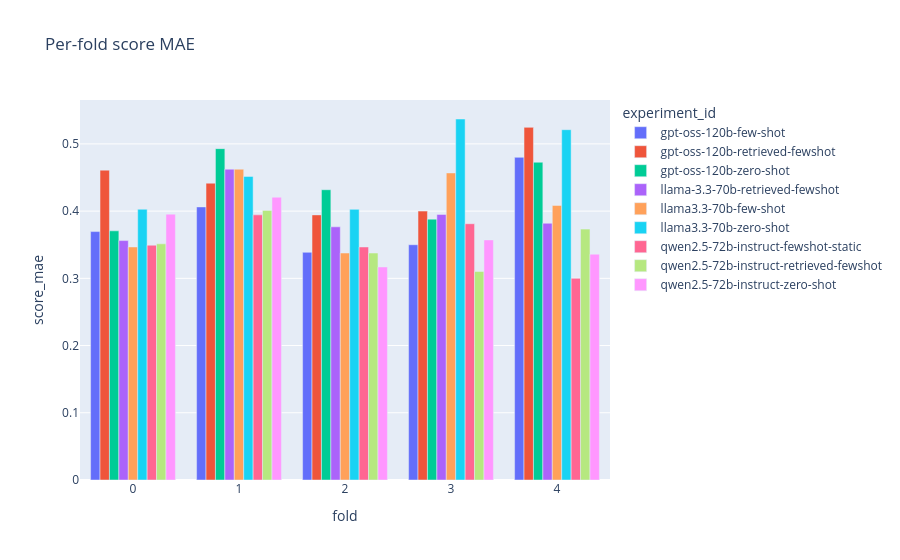

Notebook cell for this chart:
### Markdown cell above
## 5. Per-fold breakdown

If one fold is markedly worse than the others, suspect either dataset imbalance or a bug in the leakage masking. Both worth knowing before paper claims.

### Code cell
rows = []
for eid, df in runs.items():
    rel = relevant_rows(df).dropna(subset=["pred_score"])
    for fold, sub in rel.groupby("fold"):
        if sub.empty:
            continue
        rep = regression_report(sub["gt_score"], sub["pred_score"])
        emo_acc = (
            float((sub["pred_emotion"] == sub["gt_emotion"]).mean())
            if "pred_emotion" in sub.columns else float("nan")
        )
        rows.append({
            "experiment_id": eid,
            "fold": int(fold),
            "n": len(sub),
            "score_mae": rep.mae,
            "emotion_accuracy": emo_acc,
        })
fold_df = pd.DataFrame(rows)
if fold_df.empty:
    print("no per-fold data")
else:
    display(fold_df.sort_values(["experiment_id", "fold"]).reset_index(drop=True))
    fig = px.bar(
        fold_df, x="fold", y="score_mae", color="experiment_id",
        barmode="group", title="Per-fold score MAE",
    )
    fig.show()

### Figure 1 — Plotly figure (JSON) as saved in the notebook; plotly's stock layout.template omitted (floating-point values rounded to 4 significant figures)
{"data": [{"alignmentgroup": "True", "hovertemplate": "experiment_id=gpt-oss-120b-few-shot<br>fold=%{x}<br>score_mae=%{y}<extra></extra>", "legendgroup": "gpt-oss-120b-few-shot", "marker": {"color": "#636efa", "pattern": {"shape": ""}}, "name": "gpt-oss-120b-few-shot", "offsetgroup": "gpt-oss-120b-few-shot", "orientation": "v", "showlegend": true, "textposition": "auto", "type": "bar", "x": [0, 1, 2, 3, 4], "xaxis": "x", "y": [0.3696, 0.4062, 0.3387, 0.35, 0.48], "yaxis": "y"}, {"alignmentgroup": "True", "hovertemplate": "experiment_id=gpt-oss-120b-retrieved-fewshot<br>fold=%{x}<br>score_mae=%{y}<extra></extra>", "legendgroup": "gpt-oss-120b-retrieved-fewshot", "marker": {"color": "#EF553B", "pattern": {"shape": ""}}, "name": "gpt-oss-120b-retrieved-fewshot", "offsetgroup": "gpt-oss-120b-retrieved-fewshot", "orientation": "v", "showlegend": true, "textposition": "auto", "type": "bar", "x": [0, 1, 2, 3, 4], "xaxis": "x", "y": [0.4609, 0.4416, 0.3944, 0.4, 0.5246], "yaxis": "y"}, {"alignmentgroup": "True", "hovertemplate": "experiment_id=gpt-oss-120b-zero-shot<br>fold=%{x}<br>score_mae=%{y}<extra></extra>", "legendgroup": "gpt-oss-120b-zero-shot", "marker": {"color": "#00cc96", "pattern": {"shape": ""}}, "name": "gpt-oss-120b-zero-shot", "offsetgroup": "gpt-oss-120b-zero-shot", "orientation": "v", "showlegend": true, "textposition": "auto", "type": "bar", "x": [0, 1, 2, 3, 4], "xaxis": "x", "y": [0.3707, 0.493, 0.4318, 0.3881, 0.4727], "yaxis": "y"}, {"alignmentgroup": "True", "hovertemplate": "experiment_id=llama-3.3-70b-retrieved-fewshot<br>fold=%{x}<br>score_mae=%{y}<extra></extra>", "legendgroup": "llama-3.3-70b-retrieved-fewshot", "marker": {"color": "#ab63fa", "pattern": {"shape": ""}}, "name": "llama-3.3-70b-retrieved-fewshot", "offsetgroup": "llama-3.3-70b-retrieved-fewshot", "orientation": "v", "showlegend": true, "textposition": "auto", "type": "bar", "x": [0, 1, 2, 3, 4], "xaxis": "x", "y": [0.3562, 0.4624, 0.3766, 0.3951, 0.3819], "yaxis": "y"}, {"alignmentgroup": "True", "hovertemplate": "experiment_id=llama3.3-70b-few-shot<br>fold=%{x}<br>score_mae=%{y}<extra></extra>", "legendgroup": "llama3.3-70b-few-shot", "marker": {"color": "#FFA15A", "pattern": {"shape": ""}}, "name": "llama3.3-70b-few-shot", "offsetgroup": "llama3.3-70b-few-shot", "orientation": "v", "showlegend": true, "textposition": "auto", "type": "bar", "x": [0, 1, 2, 3, 4], "xaxis": "x", "y": [0.3467, 0.4624, 0.3377, 0.4568, 0.4085], "yaxis": "y"}, {"alignmentgroup": "True", "hovertemplate": "experiment_id=llama3.3-70b-zero-shot<br>fold=%{x}<br>score_mae=%{y}<extra></extra>", "legendgroup": "llama3.3-70b-zero-shot", "marker": {"color": "#19d3f3", "pattern": {"shape": ""}}, "name": "llama3.3-70b-zero-shot", "offsetgroup": "llama3.3-70b-zero-shot", "orientation": "v", "showlegend": true, "textposition": "auto", "type": "bar", "x": [0, 1, 2, 3, 4], "xaxis": "x", "y": [0.4028, 0.4516, 0.4026, 0.537, 0.5211], "yaxis": "y"}, {"alignmentgroup": "True", "hovertemplate": "experiment_id=qwen2.5-72b-instruct-fewshot-static<br>fold=%{x}<br>score_mae=%{y}<extra></extra>", "legendgroup": "qwen2.5-72b-instruct-fewshot-static", "marker": {"color": "#FF6692", "pattern": {"shape": ""}}, "name": "qwen2.5-72b-instruct-fewshot-static", "offsetgroup": "qwen2.5-72b-instruct-fewshot-static", "orientation": "v", "showlegend": true, "textposition": "auto", "type": "bar", "x": [0, 1, 2, 3, 4], "xaxis": "x", "y": [0.3493, 0.3944, 0.3467, 0.3812, 0.3], "yaxis": "y"}, {"alignmentgroup": "True", "hovertemplate": "experiment_id=qwen2.5-72b-instruct-retrieved-fewshot<br>fold=%{x}<br>score_mae=%{y}<extra></extra>", "legendgroup": "qwen2.5-72b-instruct-retrieved-fewshot", "marker": {"color": "#B6E880", "pattern": {"shape": ""}}, "name": "qwen2.5-72b-instruct-retrieved-fewshot", "offsetgroup": "qwen2.5-72b-instruct-retrieved-fewshot", "orientation": "v", "showlegend": true, "textposition": "auto", "type": "bar", "x": [0, 1, 2, 3, 4], "xaxis": "x", "y": [0.3514, 0.4011, 0.3377, 0.3101, 0.3732], "yaxis": "y"}, {"alignmentgroup": "True", "hovertemplate": "experiment_id=qwen2.5-72b-instruct-zero-shot<br>fold=%{x}<br>score_mae=%{y}<extra></extra>", "legendgroup": "qwen2.5-72b-instruct-zero-shot", "marker": {"color": "#FF97FF", "pattern": {"shape": ""}}, "name": "qwen2.5-72b-instruct-zero-shot", "offsetgroup": "qwen2.5-72b-instruct-zero-shot", "orientation": "v", "showlegend": true, "textposition": "auto", "type": "bar", "x": [0, 1, 2, 3, 4], "xaxis": "x", "y": [0.3955, 0.4207, 0.3169, 0.3571, 0.3359], "yaxis": "y"}], "layout": {"barmode": "group", "legend": {"title": {"text": "experiment_id"}, "tracegroupgap": 0}, "title": {"text": "Per-fold score MAE"}, "xaxis": {"anchor": "y", "domain": [0, 1], "title": {"text": "fold"}}, "yaxis": {"anchor": "x", "domain": [0, 1], "title": {"text": "score_mae"}}}}
